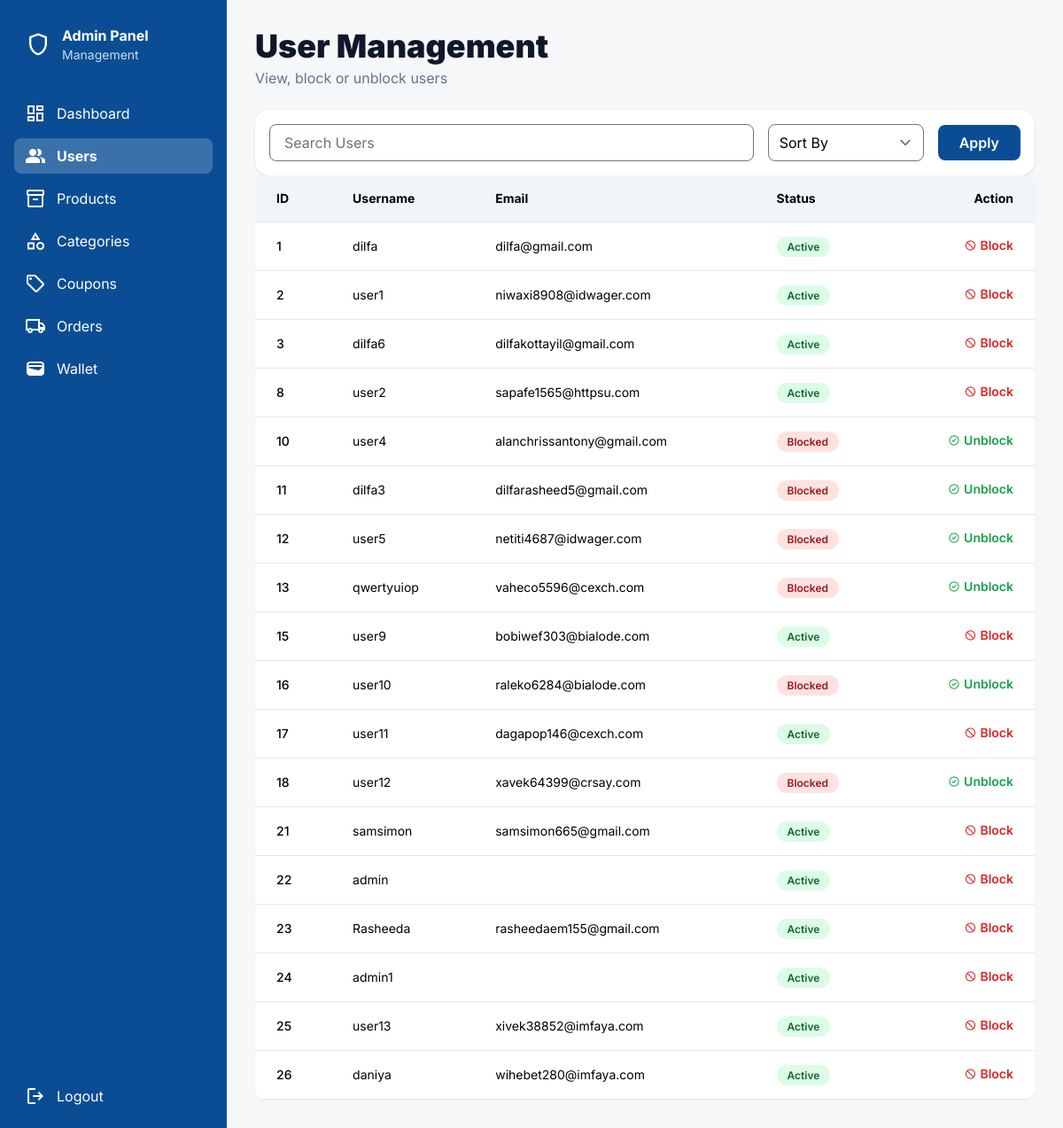
Screenshot of /users/admin_user (signed in) with the database file from the repository.
### users/models.py (models this page shows)
class User(AbstractUser):
    def __str__(self):
        return self.username

### users/views.py (the view)
# urls.py: path('admin_user',views.admin_user,name='admin_user'),
@never_cache
@cache_control(no_cache=True, no_store=True, must_revalidate=True)
def admin_user(req):
        if not req.session.get('admin_id'):
            return redirect('admin_login')
        users=User.objects.all()
        q=req.GET.get('q')
        if q:
             users=users.filter(username__icontains=q)
        sort_options=req.GET.get('sort')
        if sort_options=='Active':
            users=users.order_by('-is_active')
        elif sort_options=='Inactive':
            users=users.order_by('is_active')
        return render(req,'admin/admin_user_list.html',{'users':users})

### templates/admin/admin_user_list.html (shortened to what this page needs)
{% load static %}
<!DOCTYPE html>
<html class="light" lang="en">
<head>
<script src="https://cdn.tailwindcss.com?plugins=forms,container-queries"></script>
</head>
<body class="bg-background-light font-display">
<div class="flex min-h-screen">
  <aside class="flex w-64 flex-col bg-primary text-white p-4">
    <div class="flex items-center gap-3 p-3 mb-6">
      <span class="material-symbols-outlined text-3xl">shield</span>
      <div>
        <h1 class="font-bold">Admin Panel</h1>
        <p class="text-sm text-white/80">Management</p>
      </div>
    </div>
    <nav class="flex flex-col gap-2 flex-grow">
      <a href="{% url 'admin_dashboard' %}" class="flex items-center gap-3 px-3 py-2 rounded-lg hover:bg-white/10">
        <span class="material-symbols-outlined">dashboard</span> Dashboard
      </a>
      <a href="{% url 'admin_user' %}" class="flex items-center gap-3 px-3 py-2 rounded-lg bg-white/20">
        <span class="material-symbols-outlined" style="font-variation-settings:'FILL' 1">group</span>
        <span class="font-bold">Users</span>
      </a>
      <a href="{% url 'admin_product_list' %}" class="flex items-center gap-3 px-3 py-2 rounded-lg hover:bg-white/10">
        <span class="material-symbols-outlined">inventory_2</span> Products
      </a>
      <a href="{% url 'admin_category_list' %}" class="flex items-center gap-3 px-3 py-2 rounded-lg hover:bg-white/10">
        <span class="material-symbols-outlined">category</span> Categories
      </a>
      <a href="{% url 'admin_coupon_list' %}" class="flex items-center gap-3 px-3 py-2 rounded-lg hover:bg-white/10">
        <span class="material-symbols-outlined">sell</span> Coupons
      </a>
      <a href="{% url 'admin_order_list' %}" class="flex items-center gap-3 px-3 py-2 rounded-lg hover:bg-white/10">
      <span class="material-symbols-outlined">local_shipping</span> Orders
    </a>
    <a href="{% url 'admin_wallet' %}" class="flex items-center gap-3 px-3 py-2 rounded-lg hover:bg-white/10">
        <span class="material-symbols-outlined">wallet</span>Wallet
      </a>
    </nav>
    <a href="{% url 'admin_logout' %}" class="flex items-center gap-3 px-3 py-2 rounded-lg hover:bg-white/10">
      <span class="material-symbols-outlined">logout</span> Logout
    </a>
  </aside>
  <main class="flex-1 p-8 overflow-y-auto">
    <div class="max-w-7xl mx-auto">
      <header class="mb-6">
        <h1 class="text-4xl font-black text-slate-900">User Management</h1>
        <p class="text-slate-500 mt-1">View, block or unblock users</p>
      </header>
 <form method="get"
        class="bg-white p-4 rounded-2xl shadow flex flex-col md:flex-row gap-4 items-center">
    <input type="text"
           name="q"
           value="{{ request.GET.q }}"
           placeholder="Search Users"
           class="w-full md:flex-1 rounded-lg border px-4 py-2 focus:ring-primary focus:border-primary">
    <select name="sort"
            class="w-full md:w-44 rounded-lg border px-3 py-2">
      <option value="">Sort By</option>
    </select>
    <button type="submit"
            class="bg-primary text-white px-6 py-2 rounded-lg font-semibold">
      Apply
    </button>
  </form>
      <div class="bg-white rounded-xl shadow-sm overflow-hidden">
        <table class="w-full text-sm text-left">
          <thead class="bg-slate-100 border-b">
            <tr>
              <th class="px-6 py-4">ID</th>
              <th class="px-6 py-4">Username</th>
              <th class="px-6 py-4">Email</th>
              <th class="px-6 py-4">Status</th>
              <th class="px-6 py-4 text-right">Action</th>
            </tr>
          </thead>
          <tbody>
          {% for u in users %}
            <tr class="border-b hover:bg-slate-50">
              <td class="px-6 py-4 font-medium">{{ u.id }}</td>
              <td class="px-6 py-4">{{ u.username }}</td>
              <td class="px-6 py-4">{{ u.email }}</td>
              <td class="px-6 py-4">
                {% if u.is_active %}
                  <span class="px-3 py-1 rounded-full text-xs font-semibold bg-green-100 text-green-800">
                    Active
                  </span>
                {% else %}
                  <span class="px-3 py-1 rounded-full text-xs font-semibold bg-red-100 text-red-800">
                    Blocked
                  </span>
                {% endif %}
              </td>
              <td class="px-6 py-4 text-right">
                {% if u.is_active %}
                  <a href="{% url 'admin_user_block' u.id %}"
                     class="inline-flex items-center gap-1 text-red-600 font-semibold hover:underline">
                    <span class="material-symbols-outlined text-sm">block</span> Block
                  </a>
                {% else %}
                  <a href="{% url 'admin_user_unblock' u.id %}"
                     class="inline-flex items-center gap-1 text-green-600 font-semibold hover:underline">
                    <span class="material-symbols-outlined text-sm">check_circle</span> Unblock
                  </a>
                {% endif %}
              </td>
            </tr>
          {% empty %}
            <tr>
              <td colspan="5" class="py-6 text-center text-slate-500">
                No users found
              </td>
            </tr>
          {% endfor %}
          </tbody>
        </table>
      </div>
    </div>
  </main>
</div>
</body>
</html>

### rows the page displays
User: id "1", username "dilfa", email "dilfa@gmail.com", is_active "Active"
User: id "2", username "user1", email "niwaxi8908@idwager.com", is_active "Active"
User: id "3", username "dilfa6", email "dilfakottayil@gmail.com", is_active "Active"
User: id "8", username "user2", email "sapafe1565@httpsu.com", is_active "Active"
User: id "10", username "user4", email "alanchrissantony@gmail.com", is_active "Blocked"
User: id "11", username "dilfa3", email "dilfarasheed5@gmail.com", is_active "Blocked"
User: id "12", username "user5", email "netiti4687@idwager.com", is_active "Blocked"
User: id "13", username "qwertyuiop", email "vaheco5596@cexch.com", is_active "Blocked"
User: id "15", username "user9", email "bobiwef303@bialode.com", is_active "Active"
User: id "16", username "user10", email "raleko6284@bialode.com", is_active "Blocked"
User: id "17", username "user11", email "dagapop146@cexch.com", is_active "Active"
User: id "18", username "user12", email "xavek64399@crsay.com", is_active "Blocked"
User: id "21", username "samsimon", email "samsimon665@gmail.com", is_active "Active"
User: id "22", username "admin", is_active "Active"
User: id "23", username "Rasheeda", email "rasheedaem155@gmail.com", is_active "Active"
User: id "24", username "admin1", is_active "Active"
User: id "25", username "user13", email "xivek38852@imfaya.com", is_active "Active"
User: id "26", username "daniya", email "wihebet280@imfaya.com", is_active "Active"
